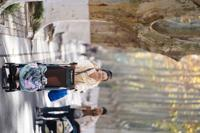
#> input picture backend/data/uploads/thumbnails/05d6c0159b544333b215a61b0f4e3856_thumb.jpg, 200 x 133 px
$ python -i segmentor.py   (imports and definitions only)
#> lines starting #> are read from the running program, lines starting #| are printed output that depends on the picture; after the words box and inside, x2 and y2 are one past the last pixel; in counts of white or black regions, pixels touching at a corner belong together
#> further down, picture is the input picture: shape (133, 200, 3); mean B, G, R 129.9, 139.4, 148.8
"""
皮肤分割模块
使用MediaPipe Tasks Vision API (v0.10.11+) + 颜色空间检测
"""
import cv2
import numpy as np
from typing import List, Dict, Optional


class SkinSegmentor:
    """皮肤分割器 (MediaPipe Tasks Vision API)"""

    def __init__(self, model_selection: int = 0):
        """
        初始化皮肤分割器
        使用颜色空间检测作为主要方法（不依赖模型下载）
        """
        self.model_selection = model_selection

    def get_skin_mask(self, image: np.ndarray, face_bbox: Optional[List[int]] = None) -> np.ndarray:
        """
        获取皮肤区域mask

        Args:
            image: BGR格式的图像
            face_bbox: 人脸边界框 [x, y, width, height]，用于限制分割区域

        Returns:
            二值mask (0或255)，与输入图像尺寸相同
        """
        h, w = image.shape[:2]
#> h = 133; w = 200

        # 使用颜色空间检测皮肤
        skin_mask = self._detect_skin_by_color(image)

        if face_bbox is not None:
            x, y, width, height = face_bbox
            pad = 0.3
            x1 = max(0, int(x - width * pad))
            y1 = max(0, int(y - height * pad))
            x2 = min(w, int(x + width * (1 + pad)))
            y2 = min(h, int(y + height * (1 + pad)))

            # 限制在扩展的面部区域内
            region_mask = np.zeros((h, w), dtype=np.uint8)
            region_mask[y1:y2, x1:x2] = 255
            skin_mask = cv2.bitwise_and(skin_mask, region_mask)

        return skin_mask

    def _detect_skin_by_color(self, image: np.ndarray) -> np.ndarray:
        """通过多颜色空间检测皮肤区域"""
        h, w = image.shape[:2]
#> h = 133; w = 200

        # 转换到HSV和YCrCb颜色空间
        hsv = cv2.cvtColor(image, cv2.COLOR_BGR2HSV)
#> hsv: shape (133, 200, 3); mean H, S, V 47.2, 47.8, 151.4
        ycrcb = cv2.cvtColor(image, cv2.COLOR_BGR2YCrCb)
#> ycrcb: shape (133, 200, 3); mean of channels 0, 1, 2 141.2, 133.5, 121.6

        # HSV空间的皮肤阈值
        lower_hsv = np.array([0, 20, 70], dtype=np.uint8)
        upper_hsv = np.array([20, 255, 255], dtype=np.uint8)
        mask_hsv = cv2.inRange(hsv, lower_hsv, upper_hsv)
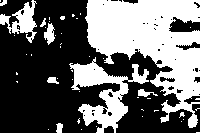
#> mask_hsv: shape (133, 200); 41.3% white; 49 white regions (40 under 20 px), largest, box (x1, y1, x2, y2) and area: (85, 0, 200, 128) 7623, (69, 57, 149, 133) 2205, (0, 0, 37, 43) 647

        # YCrCb空间的皮肤阈值
        lower_ycrcb = np.array([0, 135, 85], dtype=np.uint8)
        upper_ycrcb = np.array([255, 180, 135], dtype=np.uint8)
        mask_ycrcb = cv2.inRange(ycrcb, lower_ycrcb, upper_ycrcb)
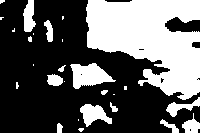
#> mask_ycrcb: shape (133, 200); 37.4% white; 27 white regions (13 under 20 px), largest, box (x1, y1, x2, y2) and area: (86, 0, 200, 100) 7466, (70, 63, 116, 89) 713, (80, 104, 112, 127) 414

        # 合并两个颜色空间的检测结果
        skin_mask = cv2.bitwise_or(mask_hsv, mask_ycrcb)
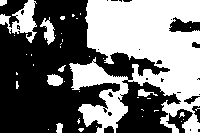
#> skin_mask: shape (133, 200); 45.4% white; 42 white regions (34 under 20 px), largest, box (x1, y1, x2, y2) and area: (69, 0, 200, 133) 10723, (0, 0, 37, 43) 672, (40, 17, 55, 45) 201

        # 形态学操作去除噪点
        kernel = cv2.getStructuringElement(cv2.MORPH_ELLIPSE, (5, 5))
        skin_mask = cv2.morphologyEx(skin_mask, cv2.MORPH_CLOSE, kernel)
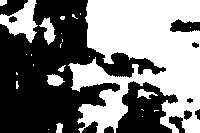
#> skin_mask: shape (133, 200); 48% white; 25 white regions (17 under 20 px), largest, box (x1, y1, x2, y2) and area: (68, 0, 200, 133) 11302, (0, 0, 38, 43) 792, (39, 17, 56, 45) 224
        skin_mask = cv2.morphologyEx(skin_mask, cv2.MORPH_OPEN, kernel)
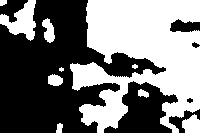
#> skin_mask: shape (133, 200); 46.7% white; 10 white regions (1 under 20 px), largest, box (x1, y1, x2, y2) and area: (70, 0, 200, 133) 10859, (0, 0, 36, 41) 764, (182, 114, 200, 133) 259

        return skin_mask

    # [70 lines left out: function get_face_skin_mask, not called in this run]

    def __del__(self):
        """清理资源"""
        pass


# [7 lines left out: function test_segmentor, not called in this run]


# [2 lines not run here, left out]

>>> import cv2
>>> picture = cv2.imread('../../data/uploads/thumbnails/05d6c0159b544333b215a61b0f4e3856_thumb.jpg')
>>> result = SkinSegmentor().get_skin_mask(picture)

$ run again, on backend/data/uploads/thumbnails/05f41253f2034b709606a756567804ba_thumb.jpg
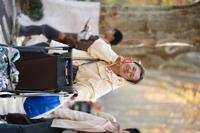
#> input picture backend/data/uploads/thumbnails/05f41253f2034b709606a756567804ba_thumb.jpg, 200 x 133 px
#> picture is the input picture: shape (133, 200, 3); mean B, G, R 123, 131.4, 141.5
#> hsv: shape (133, 200, 3); mean H, S, V 49.8, 59, 147.3
#> ycrcb: shape (133, 200, 3); mean of channels 0, 1, 2 133.5, 133.7, 122.1
#> in _detect_skin_by_color, `mask_hsv = cv2.inRange(hsv, lower_hsv, upper_hsv)`:
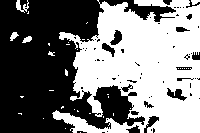
#> mask_hsv: shape (133, 200); 48.9% white; 35 white regions (29 under 20 px), largest, box (x1, y1, x2, y2) and area: (52, 0, 200, 133) 12715, (16, 0, 29, 13) 80, (10, 32, 19, 41) 45, (22, 36, 32, 43) 44, (191, 0, 200, 5) 32, (48, 51, 55, 56) 20
#> mask_ycrcb: shape (133, 200); 48.7% white; 19 white regions (9 under 20 px), largest, box (x1, y1, x2, y2) and area: (58, 0, 200, 133) 11911, (54, 111, 129, 133) 579, (20, 79, 53, 89) 139
#> in _detect_skin_by_color, `skin_mask = cv2.morphologyEx(skin_mask, cv2.MORPH_OPEN, kernel)`:
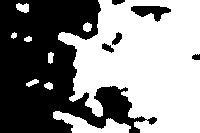
#> skin_mask: shape (133, 200); 53.9% white; 6 black regions, box (x1, y1, x2, y2) and area: (0, 0, 157, 133) 11671, (131, 6, 171, 22) 348, (112, 32, 122, 45) 75, (102, 43, 114, 53) 67, (112, 0, 125, 5) 49, (192, 54, 200, 60) 40

$ run again, on backend/data/uploads/thumbnails/0d936b9ee0c54387959b77d1bf6070d5_thumb.jpg
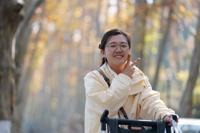
#> input picture backend/data/uploads/thumbnails/0d936b9ee0c54387959b77d1bf6070d5_thumb.jpg, 200 x 133 px
#> picture is the input picture: shape (133, 200, 3); mean B, G, R 133.2, 144.7, 154.5
#> hsv: shape (133, 200, 3); mean H, S, V 38.2, 43.5, 156.9
#> ycrcb: shape (133, 200, 3); mean of channels 0, 1, 2 146.3, 133.9, 120.6
#> in _detect_skin_by_color, `mask_hsv = cv2.inRange(hsv, lower_hsv, upper_hsv)`:
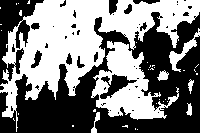
#> mask_hsv: shape (133, 200); 48.9% white; 38 white regions (31 under 20 px), largest, box (x1, y1, x2, y2) and area: (0, 0, 200, 132) 9396, (91, 41, 179, 120) 2954, (169, 28, 200, 72) 317
#> mask_ycrcb: shape (133, 200); 42.5% white; 23 white regions (12 under 20 px), largest, box (x1, y1, x2, y2) and area: (21, 0, 200, 119) 10636, (170, 52, 182, 69) 107, (177, 71, 188, 80) 85
#> in _detect_skin_by_color, `skin_mask = cv2.morphologyEx(skin_mask, cv2.MORPH_OPEN, kernel)`:
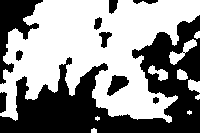
#> skin_mask: shape (133, 200); 56.1% white; 10 black regions, largest, box (x1, y1, x2, y2) and area: (0, 15, 200, 133) 9429, (0, 0, 43, 84) 1415, (107, 75, 129, 96) 260
